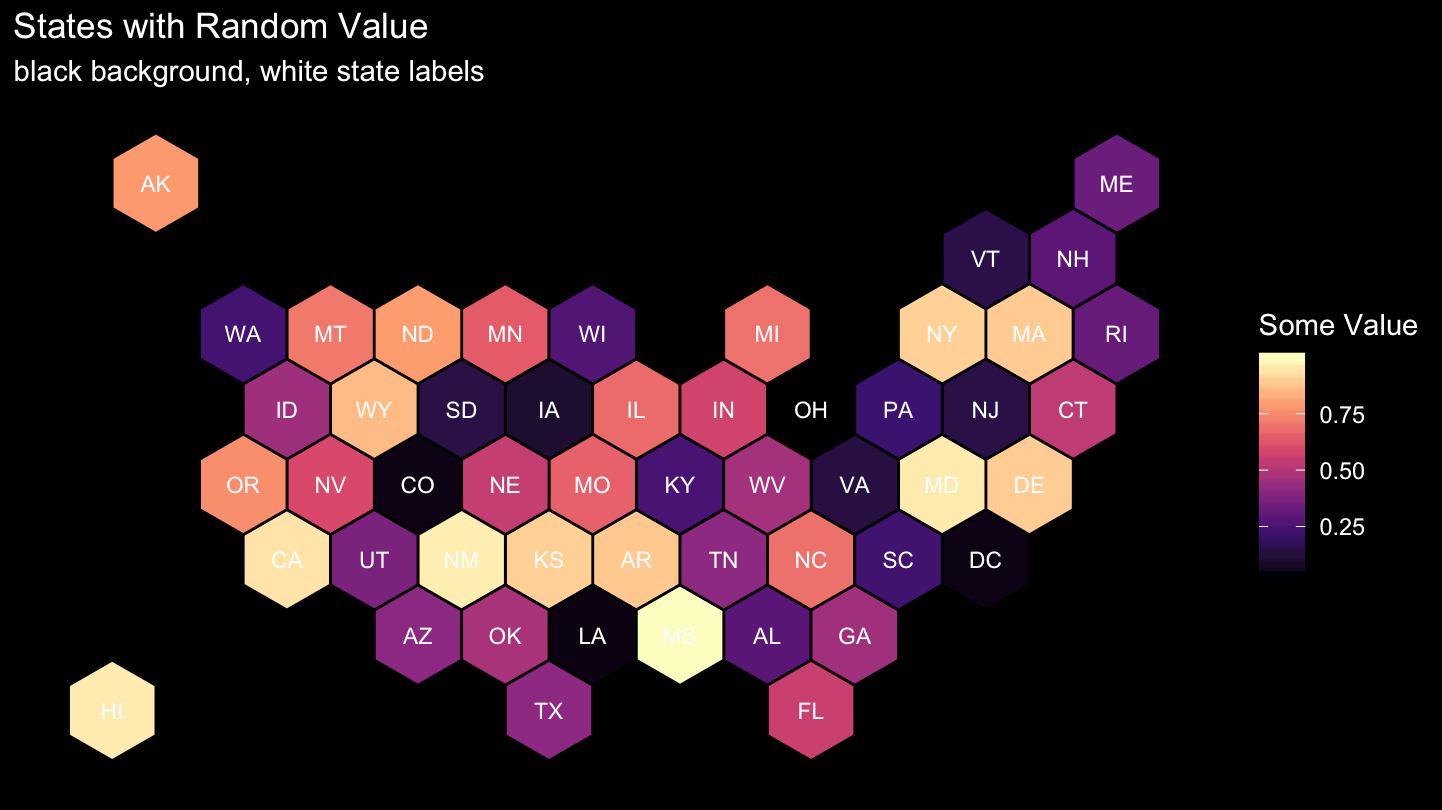

Write R code to recreate this figure.
# if necessary, install the package:
# devtools::install_github('arvi1000/rGridMap')
library(rGridMap)
library(ggplot2)

# a data.frame of states with random categorical value
set.seed(123)
my_dat <- data.frame(state.abb = c(state.abb, 'DC'), # don't forget DC!
                     value=runif(51))

plotGridMap(my_dat, fill_var = 'value',
            # this turns labels white
            label_color = 'white') +
  scale_fill_viridis_c(option = 'A') +
  labs(title = 'States with Random Value', fill = 'Some Value',
       subtitle = 'black background, white state labels') +
  # this is to make background black
  theme(rect = element_rect(fill='black'),
        text = element_text(color='white'),
        legend.key= element_blank())
